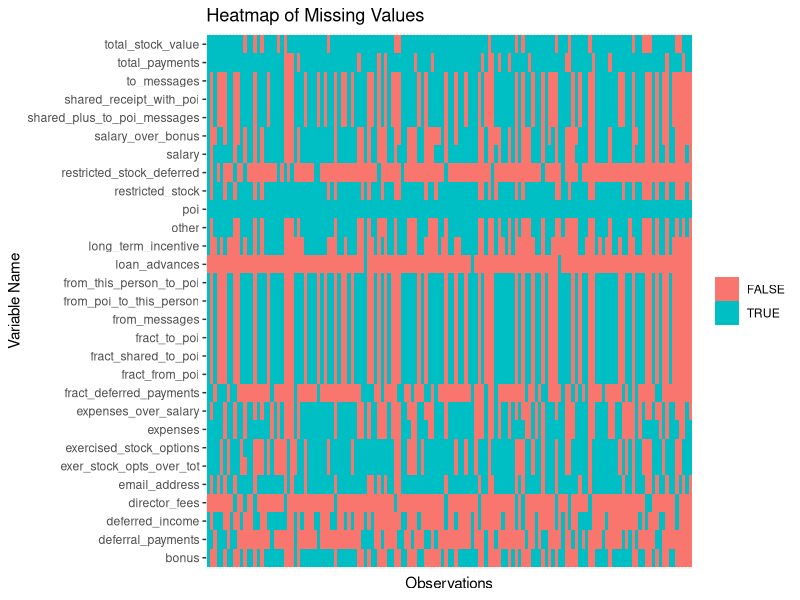
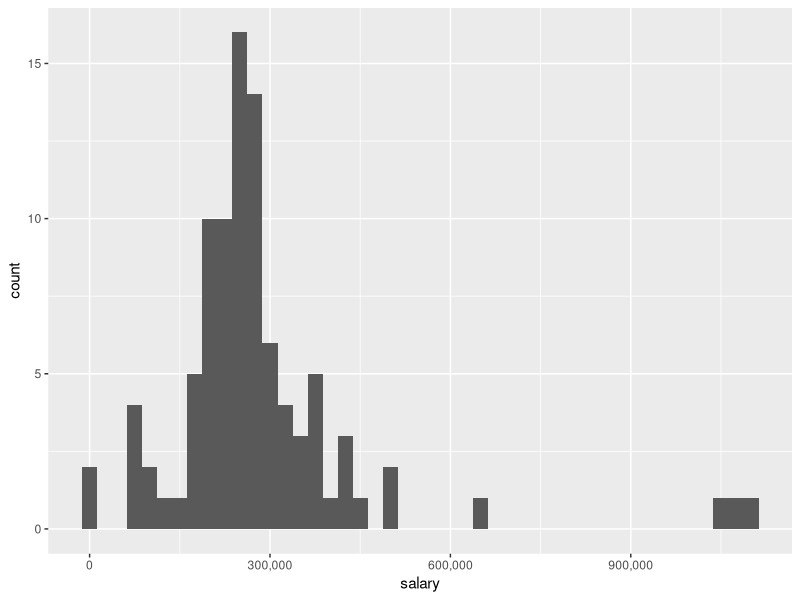
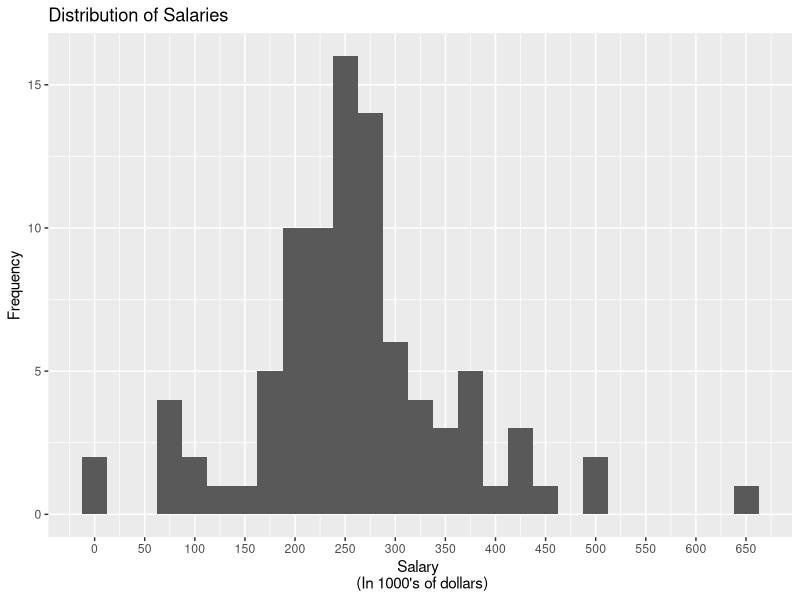
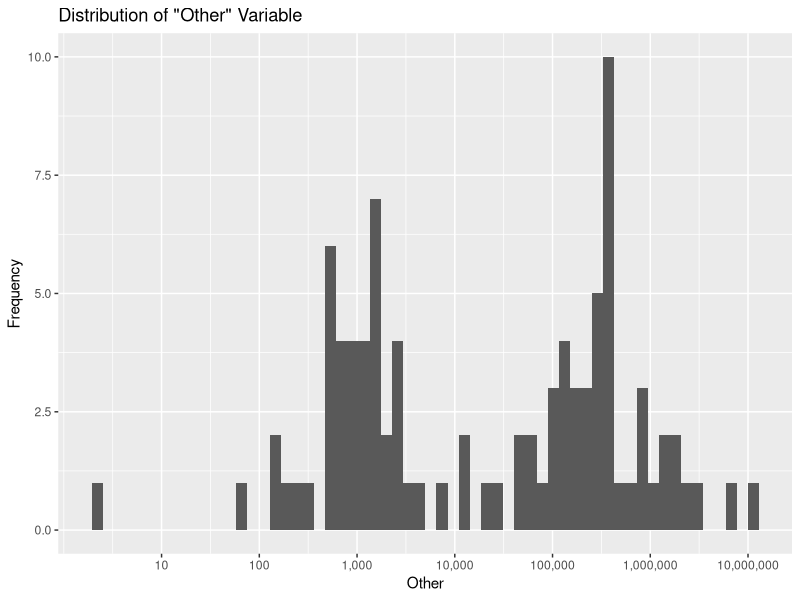
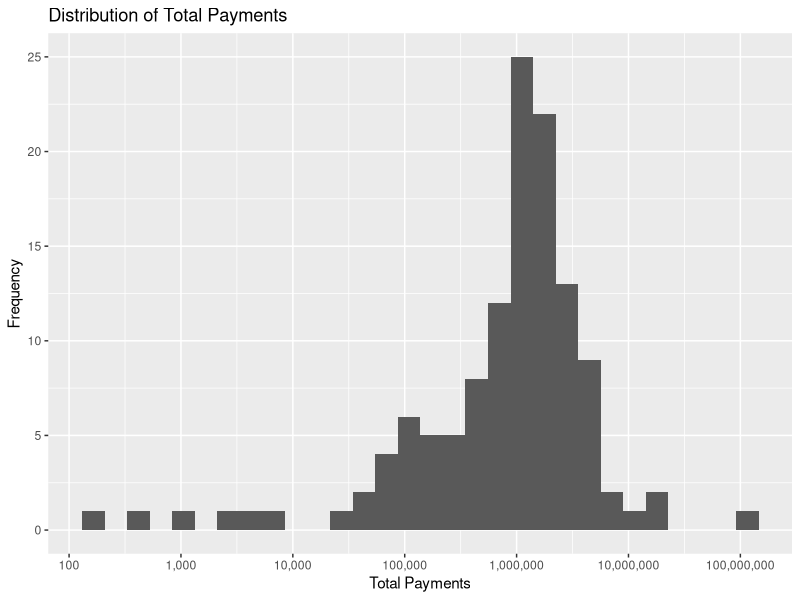
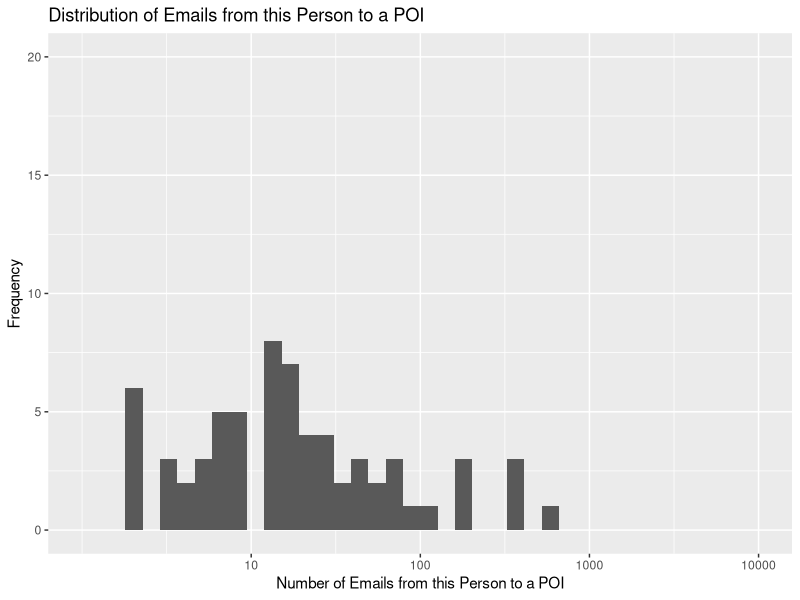
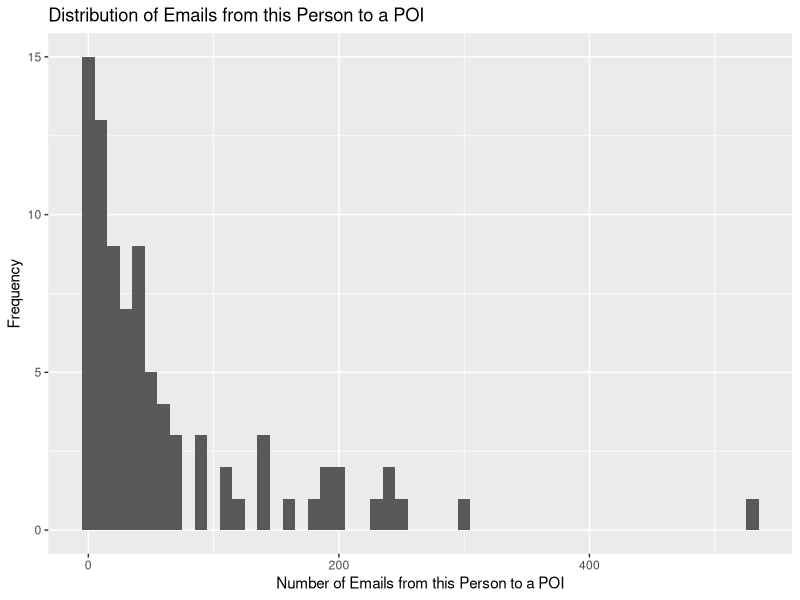
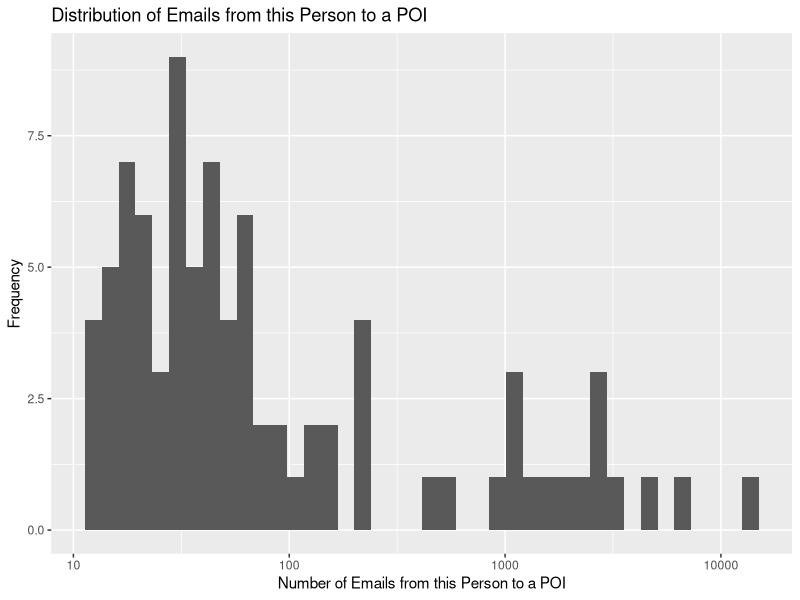

R code for these plots, in order: (Note: this script raises an error after producing the figures.)
## ---- chunk 1
knitr::opts_chunk$set(echo = T,
                      message = F,
                      warning = F)
## ---- chunk 2
library(tidyverse)
library(ggplot2)
library(scales) # need to get labels = comma
library(GGally)
## ---- chunk 3
getwd()
setwd('/Users/courtneyfergusonlee/p5')
enron <- read.csv('enron_data.csv', 
                  na.strings = 'NaN',
                  stringsAsFactors = F)
## ---- chunk 4
enron.new_features <- enron %>%
  mutate(fract_to_poi = from_this_person_to_poi/from_messages,
         fract_from_poi = from_poi_to_this_person/to_messages,
         salary_over_bonus = salary/bonus,
         exer_stock_opts_over_tot = exercised_stock_options/total_stock_value,
         poi = as.factor(poi),
         shared_plus_to_poi_messages = shared_receipt_with_poi + from_this_person_to_poi,
         fract_shared_to_poi = shared_receipt_with_poi/to_messages,
         expenses_over_salary = expenses / salary,
         fract_deferred_payments = deferral_payments/total_payments)

## ---- chunk 5
str(enron.new_features)
## ---- chunk 6
enron$poi <- as.factor(enron$poi)
## ---- chunk 7
dim(enron)
## ---- chunk 8
summary(enron)
## ---- chunk 9
enron.missing <- as.data.frame(sapply(enron.new_features, is.na))

enron.long <- enron.new_features %>%
  gather(var_name,
         value,
         -name,
         na.rm = F)

ggplot(data = enron.long,
       aes(x = name,
           y = var_name)) +
  geom_tile(aes(fill = !is.na(value))) +
  scale_color_manual(values = c('red', 'blue'),
                     breaks = c('FALSE', 'TRUE'),
                     labels = c('Missing', 'Present')) +
  theme(legend.title = element_blank(),
        axis.text.x = element_blank(),
        axis.ticks.x = element_blank()) +
  ggtitle("Heatmap of Missing Values") +
  xlab("Observations") +
  ylab("Variable Name") +
  labs(fill = "Missingness")
## ---- chunk 10
ggplot(data = enron,
       aes(x = salary)) +
  geom_histogram(binwidth = 25000) +
  scale_x_continuous(labels = comma)
## ---- chunk 11
ggplot(data = subset(enron,
                     salary < 1000000),
       aes(x = salary / 1000)) +
  geom_histogram(binwidth = 25) +
  scale_x_continuous(breaks = seq(0, 900, 50),
                     labels = comma) +
  ggtitle("Distribution of Salaries") +
  xlab("Salary \n (In 1000's of dollars)") +
  ylab("Frequency")
## ---- chunk 12
table(enron$restricted_stock_deferred)
## ---- chunk 13
ggplot(data = enron,
       aes(x = other)) +
  geom_histogram(bins = 60) +
  scale_x_log10(labels = comma,
                breaks = 10^seq(1, 7, 1)) +
  ggtitle('Distribution of "Other" Variable') +
  xlab('Other') +
  ylab('Frequency')
## ---- chunk 14
ggplot(data = enron,
       aes(x = total_payments)) +
  geom_histogram(bins = 30) +
  scale_x_log10(labels = comma,
                breaks = 10^seq(2, 8, 1)) +
  ggtitle('Distribution of Total Payments') +
  xlab('Total Payments') +
  ylab('Frequency')
## ---- chunk 15

## ---- chunk 16

## ---- chunk 17

## ---- chunk 18
ggplot(data = enron,
       aes(x = from_this_person_to_poi + 1)) +
  geom_histogram(bins = 40) +
  scale_x_log10(limits = c(1, 10000),
                breaks = 10^seq(1, 4, 1)) +
  ggtitle("Distribution of Emails from this Person to a POI") +
  xlab("Number of Emails from this Person to a POI") +
  ylab("Frequency")
## ---- chunk 19
ggplot(data = enron,
       aes(x = from_poi_to_this_person)) +
  geom_histogram(binwidth = 10) +
  ggtitle("Distribution of Emails from this Person to a POI") +
  xlab("Number of Emails from this Person to a POI") +
  ylab("Frequency")
## ---- chunk 20
ggplot(data = enron,
       aes(x = from_messages + 1)) +
  geom_histogram(bins = 40) +
  scale_x_log10(breaks = 10^seq(1, 4, 1)) +
  ggtitle("Distribution of Emails from this Person to a POI") +
  xlab("Number of Emails from this Person to a POI") +
  ylab("Frequency")
## ---- chunk 21
ggplot(data = enron,
       aes(x = shared_receipt_with_poi + 1)) +
  geom_histogram(bins = 40) +
  scale_x_log10() +
  ggtitle("Distribution of Emails from this Person to a POI") +
  xlab("Number of Emails from this Person to a POI") +
  ylab("Frequency")
## ---- chunk 22
ggplot(data = enron,
       aes(x = to_messages + 1)) +
  geom_histogram(bins = 40) +
  scale_x_log10() +
  ggtitle("Distribution of Outgoing Emails") +
  xlab("Number of Outgoing Emails") +
  ylab("Frequency")
## ---- chunk 23
ggplot(data = enron.new_features,
       aes(x = fract_to_poi)) +
  geom_histogram() +
  
  ggtitle("Distribution of Fractions of Emails from this Person to a POI") +
  xlab("Number of Emails from this Person to a POI") +
  ylab("Frequency")
## ---- chunk 24
ggplot(data = enron.new_features,
       aes(x = fract_from_poi)) +
  geom_histogram() +
  ggtitle("Distribution of  Fractions of Emails to this Person from a POI") +
  xlab("Number of Emails from this Person to a POI") +
  ylab("Frequency")
## ---- chunk 25
financial_long <- enron %>%
  mutate(deferred_income = -deferred_income,
         restricted_stock_deferred = -restricted_stock_deferred) %>%
  select(expenses,
         other,
         director_fees,
         restricted_stock_deferred,
         deferred_income,
         deferral_payments,
         salary,
         long_term_incentive,
         restricted_stock,
         bonus,
         total_payments,
         total_stock_value,
         exercised_stock_options,
         loan_advances,
         poi) %>%
  gather(financial_var,
         amount,
         -poi) %>%
  mutate(financial_var = as.factor(financial_var))

str(financial_long)
## ---- chunk 26
ggplot(data = subset(financial_long, 
                     !is.na(amount) & amount > 0),
       aes(x = reorder(financial_var, 
                       amount, 
                       median),
           y = amount)) +
  geom_boxplot() +
  geom_jitter(aes(color = poi,
                  alpha = .2),
              width = .2,
              size = .7) +
  scale_y_log10(labels = comma,
                breaks = 10^seq(2, 8, 1)) +
  theme(axis.text.x = element_text(angle = 30, hjust = 1)) +
  ggtitle("Distribution of Financial Variables") +
  xlab("Financial Variable") +
  ylab("Amount") +
  guides(alpha = 'none')

## ---- chunk 27
ggplot(data = enron.new_features,
       aes(x = total_stock_value,
           y = exercised_stock_options)) +
  geom_point(aes(color = poi))

ggplot(data = subset(enron.new_features, total_stock_value < 10000000),
       aes(x = total_stock_value,
           y = exercised_stock_options)) +
  geom_point(aes(color = poi))

subset(enron.new_features, exer_stock_opts_over_tot > .9)
names(enron)
## ---- chunk 28
ggplot(data = enron.new_features,
       aes(x = long_term_incentive)) +
  geom_histogram(aes(fill = poi))
## ---- chunk 29
ggplot(data = enron.new_features,
       aes(x = salary_over_bonus)) +
  geom_histogram(aes(fill = poi),
                 bins = 40) +
  ggtitle('Distibution of Salary to Bonus Ratio') +
  xlab('Salary to Bonus Ratio') +
  ylab('Frequency')
## ---- chunk 30
ggplot(data = enron.new_features,
       aes(x = restricted_stock_deferred / restricted_stock)) +
  geom_histogram(aes(fill = poi),
                 bins = 40) +
  ggtitle('Distibution of Salary to Bonus Ratio') +
  xlab('Salary to Bonus Ratio') +
  ylab('Frequency')
## ---- chunk 31
ggplot(data = enron.new_features,
       aes(x = exer_stock_opts_over_tot)) +
  geom_histogram(aes(fill = poi),
                 bins = 50) +
  ggtitle('Distibution of Exercised Stock Options to Total Stock Options Ratio')+
  xlab('Exercised Stock Options to Total Stock Options Ratio') +
  ylab('Frequency')
## ---- chunk 32
ggplot(data = enron.new_features,
       aes(x = loan_advances)) +
  geom_histogram(aes(fill = poi)) +
  scale_x_log10()

names(enron.new_features)
enron.new_features$loan_advances
## ---- chunk 33
ggplot(data = enron.new_features,
       aes(x = expenses)) +
  geom_histogram(aes(fill = poi))
## ---- chunk 34
ggplot(data = subset(enron.new_features, expenses_over_salary < 40),
       aes(x = expenses_over_salary)) +
  geom_histogram(aes(fill = poi))
## ---- chunk 35
ggplot(data = enron.new_features,
       aes(x = fract_deferred_payments)) +
  geom_histogram(aes(fill = poi))
## ---- chunk 36
ggplot(data = subset(enron.new_features, 
                     long_term_incentive / deferred_income > -800),
       aes(x = long_term_incentive / deferred_income)) +
  geom_histogram(aes(fill = poi))
## ---- chunk 37
ggplot(data = enron.new_features,
       aes(x = restricted_stock / total_stock_value)) +
  geom_histogram(aes(fill = poi))
## ---- chunk 38
ggplot(data = enron.new_features,
       aes(x = long_term_incentive / total_stock_value)) +
  geom_histogram(aes(fill = poi))
## ---- chunk 39
ggplot(data = enron.new_features,
       aes(x = (bonus + restricted_stock) / salary)) +
  geom_histogram(aes(fill = poi))
## ---- chunk 40
ggplot(data = enron.new_features,
       aes(x = bonus)) +
  geom_histogram(aes(fill = poi))
## ---- chunk 41
email_long <- enron %>%
  select(to_messages,
         shared_receipt_with_poi,
         from_messages,
         from_this_person_to_poi,
         from_poi_to_this_person,
         poi) %>%
  gather(email_feature,
         amount,
         -poi) %>%
  mutate(email_feature = as.factor(email_feature))

str(email_long)
## ---- chunk 42
ggplot(data = subset(email_long, !is.na(amount)),
       aes(x = reorder(email_feature, amount, median),
           y = amount + 1)) +
  geom_boxplot() +
  geom_jitter(aes(alpha = .2,
                  color = poi),
              width = .2) +
  scale_y_log10(labels = comma,
                breaks = c(0,
                           10,
                           100,
                           1000,
                           10000)) +
  ggtitle('Distribution of Emails') +
  xlab('Email Feature') +
  ylab('Number of Messages') +
  guides(alpha = 'none')
## ---- chunk 43
ggplot(data = enron.new_features,
       aes(x = (from_this_person_to_poi + from_poi_to_this_person + shared_receipt_with_poi)/(to_messages + from_messages))) +
  geom_histogram(aes(fill = poi))
## ---- chunk 44
ggplot(data = enron.new_features,
       aes(x = (from_poi_to_this_person)/to_messages)) +
  geom_histogram(bins = 50,
                 aes(fill = poi)) +
  scale_x_log10() +
  ggtitle("Distribution of Emails CC'd to POI") +
  xlab("Emails CC'd to POI") +
  ylab("Frequency")
## ---- chunk 45
ggplot(data = enron.new_features,
       aes(x = (from_this_person_to_poi))) +
  geom_histogram(bins = 50,
                 aes(fill = poi)) +
  scale_x_log10() +
  ggtitle("Distribution of Emails CC'd to POI") +
  xlab("Emails CC'd to POI") +
  ylab("Frequency")
## ---- chunk 46
ggplot(data = enron.new_features,
       aes(x = (shared_receipt_with_poi)/to_messages)) +
  geom_histogram(bins = 50,
                 aes(fill = poi)) +
  scale_x_log10() +
  ggtitle("Distribution of Emails CC'd to POI") +
  xlab("Emails CC'd to POI") +
  ylab("Frequency")
## ---- chunk 47
ggplot(data = enron,
       aes(x = (shared_receipt_with_poi))) +
  geom_histogram(bins = 50,
                 aes(fill = poi)) +
  scale_x_log10() +
  ggtitle("Distribution of Emails CC'd to POI") +
  xlab("Emails CC'd to POI") +
  ylab("Frequency")
## ---- chunk 48
ggplot(data = enron,
       aes(x = from_this_person_to_poi + 1)) +
  geom_histogram(bins = 40,
                 aes(fill = poi)) +
  scale_x_log10(limits = c(1, 1000),
                breaks = 10^seq(1, 4, 1)) +
  ggtitle("Distribution of Emails from this Person to a POI") +
  xlab("Number of Emails from this Person to a POI") +
  ylab("Frequency")
## ---- chunk 49
ggplot(data = enron,
       aes(x = from_poi_to_this_person)) +
  geom_histogram(binwidth = 10,
                 aes(fill = poi)) +
  ggtitle("Distribution of Emails Received from a POI") +
  xlab("Number of Emails Received from a POI") +
  ylab("Frequency")
## ---- chunk 50
ggplot(data = enron,
       aes(x = from_messages + 1)) +
  geom_histogram(bins = 40,
                 aes(fill = poi)) +
  scale_x_log10(breaks = 10^seq(1, 4, 1)) +
  ggtitle("Distribution of Received Messages") +
  xlab("Number of Received Messages") +
  ylab("Frequency")
## ---- chunk 51
ggplot(data = enron,
       aes(x = to_messages + 1)) +
  geom_histogram(bins = 40,
                 aes(fill = poi)) +
  scale_x_log10() +
  ggtitle("Distribution of Outgoing Emails") +
  xlab("Number of Outgoing Emails") +
  ylab("Frequency")
## ---- chunk 52
ggplot(data = enron.new_features,
       aes(x = fract_to_poi)) +
  geom_histogram(bins = 30,
                 aes(fill = poi)) +
  scale_x_continuous(breaks = seq(0, 1, .05)) +
  ggtitle("Distribution of Fractions of Emails to a POI") +
  xlab("Number of Emails from this Person to a POI") +
  ylab("Frequency")
## ---- chunk 53
ggplot(data = enron.new_features,
       aes(x = fract_from_poi)) +
  geom_histogram(bins = 30,
                 aes(fill = poi)) +
  ggtitle("Distribution of  Fractions of Emails from a POI") +
  xlab("Number of Emails from this Person to a POI") +
  ylab("Frequency")
## ---- chunk 54
ggplot(data = enron.new_features,
       aes(x = fract_shared_to_poi)) +
  geom_histogram(aes(fill = poi))
## ---- chunk 55
ggpairs(subset(enron.new_features, select = c(-email_address,
                                             -poi,
                                             -name)))
## ---- chunk 56
ggplot(data = enron,
       aes(x = salary,
           y = bonus,
           color = poi)) +
  geom_point()
## ---- chunk 57
ggplot(data = enron.new_features,
       aes(x = salary_over_bonus,
           y = exer_stock_opts_over_tot,
           color = poi)) +
  geom_point()
## ---- chunk 58
ggplot(data = enron.new_features,
       aes(x = fract_to_poi,
           y = fract_from_poi,
           color = poi)) +
  geom_point() +
  ggtitle('Fraction of Emails From POI vs Fraction of Emails to POI') +
  xlab('Fraction Sent to POI') +
  ylab('Fraction From POI')
## ---- chunk 59
ggplot(data = enron.new_features,
       aes(x = (shared_receipt_with_poi)/to_messages,
           y = fract_from_poi,
           color = poi)) +
  geom_point() +
  ggtitle('Fraction of Emails From POI vs Fraction of Emails to POI') +
  xlab('Fraction Sent to POI') +
  ylab('Fraction From POI')
